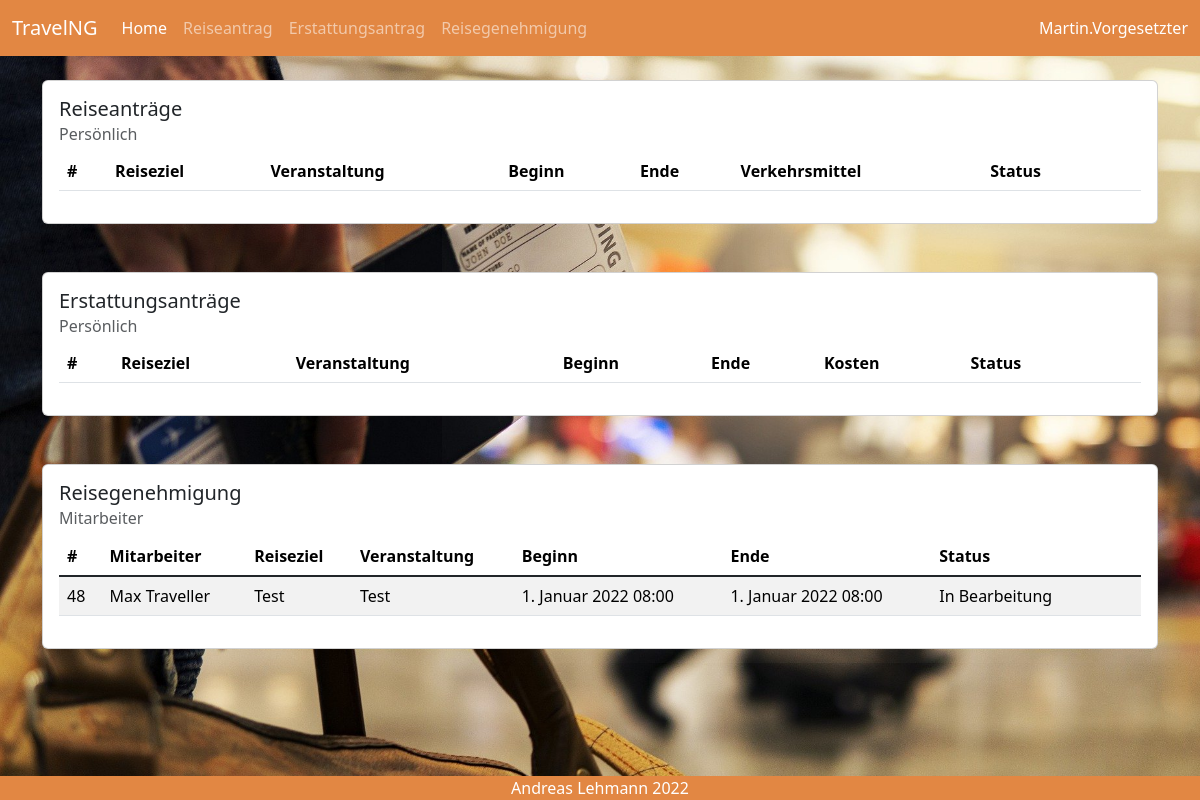
Screenshot of / (signed in) with the database file from the repository.
### travel/models.py (models this page shows, shortened)
class TravelRequest(models.Model):
    STATUS_CHOICES = [('In Bearbeitung', 'In Bearbeitung'),
                      ('Genehmigt', 'Genehmigt'),
                      ]
    username = models.CharField(max_length=50, null=True, blank=False)
    employee = models.CharField(max_length=50, null=True, blank=False)
    supervisor = models.CharField(max_length=50, null=True, blank=False)
    destination = models.CharField(max_length=50, blank=False)
    event = models.CharField(max_length=50, blank=False)
    journey_start = models.DateTimeField(default='01.01.2022 08:00', blank=False)
    journey_end = models.DateTimeField(default='01.01.2022 08:00', blank=False)
    event_start = models.DateTimeField(default='01.01.2022 08:00', blank=False)
    event_end = models.DateTimeField(default='01.01.2022 08:00', blank=False)
    transport = models.ForeignKey(Transport, on_delete=models.SET_NULL, null=True, blank=False)
    cost_center = models.ForeignKey(CostCenter, on_delete=models.SET_NULL, null=True, blank=False)
    status = models.CharField(default='In Bearbeitung', max_length=30, choices=STATUS_CHOICES)
    class Meta:
        permissions = [
            (
                'is_supervisor', 'can access auth page'
            )
        ]

### travel/views.py (the view, shortened to what this page needs)
# urls.py: 2. Add a URL to urlpatterns:  path('', views.home, name='home')
@login_required
def home(request):
    if request.user.get_username() == 'admin':
        print('User is admin')
        travel_requests = TravelRequest.objects.all().order_by('journey_start')
        travel_invoices = TravelInvoice.objects.all().order_by('journey_start')
        return render(request, 'travel/home.html',
                      {'page_title': '', 'travel_requests': travel_requests, 'travel_invoices': travel_invoices})
    elif request.user.has_perm('travel.is_supervisor'):
        print('user is supervisor')
        travel_requests = TravelRequest.objects.filter(username=request.user.get_username()).order_by('journey_start')
        travel_invoices = TravelInvoice.objects.filter(username=request.user.get_username()).order_by('journey_start')
        travel_auth = TravelRequest.objects.filter(status='In Bearbeitung',
                                                   supervisor=request.user.get_username()).order_by('journey_start')
        return render(request, 'travel/home.html',
                      {'page_title': '', 'travel_requests': travel_requests, 'travel_invoices': travel_invoices,
                       'travel_auth': travel_auth})

### templates/travel/home.html (shortened to what this page needs)
{% extends 'travel/base.html' %}
{% load bootstrap5 bootstrap_icons mathfilters %}
{% block content %}
    <div class="container">
        <div class="card" style="width: 100%;">
            <div class="card-body">
                <h5 class="card-title">Reiseanträge</h5>
                <h6 class="card-subtitle mb-2 text-muted">Persönlich</h6>
                <table class="table table-striped table-hover">
                    <thead class="">
                    <tr>
                        <th>#</th>
                        <th>Reiseziel</th>
                        <th>Veranstaltung</th>
                        <th>Beginn</th>
                        <th>Ende</th>
                        <th>Verkehrsmittel</th>
                        <th>Status</th>
                        <th>&nbsp;</th>
                    </tr>
                    </thead>
                </table>
            </div>
        </div>
        <div class="card" style="width: 100%;">
            <div class="card-body">
                <h5 class="card-title">Erstattungsanträge</h5>
                <h6 class="card-subtitle mb-2 text-muted">Persönlich</h6>
                <table class="table table-striped table-hover">
                    <thead class="">
                    <tr>
                        <th>#</th>
                        <th>Reiseziel</th>
                        <th>Veranstaltung</th>
                        <th>Beginn</th>
                        <th>Ende</th>
                        <th>Kosten</th>
                        <th>Status</th>
                        <th>&nbsp;</th>
                    </tr>
                    </thead>
                </table>
            </div>
        </div>
        {% if perms.travel.is_supervisor %}
            <div class="card" style="width: 100%;">
                <div class="card-body">
                    <h5 class="card-title">Reisegenehmigung</h5>
                    <h6 class="card-subtitle mb-2 text-muted">Mitarbeiter</h6>
                    <table class="table table-striped table-hover">
                        <thead class="">
                        <tr>
                            <th>#</th>
                            <th>Mitarbeiter</th>
                            <th>Reiseziel</th>
                            <th>Veranstaltung</th>
                            <th>Beginn</th>
                            <th>Ende</th>
                            <th>Status</th>
                            <th>&nbsp;</th>
                        </tr>
                        </thead>
                        <tbody class="table-group-divider">
                        {% for TravelRequest in travel_auth %}
                            {% if TravelRequest.status == 'In Bearbeitung' %}
                                <tr>
                                    <td>{{ TravelRequest.id }}</td>
                                    <td>{{ TravelRequest.employee }}</td>
                                    <td>{{ TravelRequest.destination }}</td>
                                    <td>{{ TravelRequest.event }}</td>
                                    <td>{{ TravelRequest.journey_start }}</td>
                                    <td>{{ TravelRequest.journey_end }}</td>
                                    <td>{{ TravelRequest.status }}</td>
                                    <td>
                                    </td>
                                </tr>
                            {% endif %}
                        {% endfor %}
                        </tbody>
                    </table>
                </div>
            </div>
        {% endif %}
{% endblock %}

### templates/travel/base.html (shortened to what this page needs)
{% load bootstrap5 bootstrap_icons %}
{% bootstrap_css %}
{% load static %}
<link rel="stylesheet" href="{% static 'bootstrap_icons/css/bootstrap_icons.css' %}">
<!DOCTYPE html>
<html lang="en">
<head>
</head>
<body>
<div class="bg-image" style="background-image: url('{% static 'travel-g774051fb3_1920.jpg' %}');
        height: 100vh;
        background-size: cover;
        background-repeat: no-repeat;
        "
>
    {% block navigation %}
        <nav class="navbar navbar-expand-lg navbar-dark mb-4" style="background-color: #e28743;">
            <div class="container-fluid">
                <a class="navbar-brand" href="#">{% md_icon 'earth' %}TravelNG</a>
                <ul class="navbar-nav me-auto mb-2 mb-lg-0">
                    <li class="nav-item">
                        <a class="nav-link active" aria-current="page"
                           href="{% url 'home' %}">{% bs_icon 'house' %}Home</a>
                    </li>
                    <li class="nav-item">
                        <a class="nav-link"
                           href="{% url 'addTravelRequest' %}">{% bs_icon 'airplane' %}Reiseantrag</a>
                    </li>
                    <li class="nav-item">
                        <a class="nav-link"
                           href="{% url 'travelInvoice' %}">{% bs_icon 'bank' %}Erstattungsantrag</a>
                    </li>
                    {% if perms.travel.is_supervisor %}
                        <li class="nav-item">
                            <a class="nav-link"
                               href="{% url 'travelAuth' %}">{% bs_icon 'bag-check' %}Reisegenehmigung</a>
                        </li>
                    {% endif %}
                </ul>
                <a class="nav-link text-white" href="{% url 'logout' %}">{% bs_icon 'person' %}{{ user.username }}</a>
            </div>
        </nav>
    {% endblock %}
    {% block content %}{% endblock %}
</div>
</body>
{% block footer %}
    <div class="text-center text-white fixed-bottom" style="background-color: #e28743;">{% bs_icon 'c-circle' %}Andreas
        Lehmann 2022
    </div>
{% endblock %}
</html>

### rows the page displays
TravelRequest: id "48", employee "Max Traveller", destination "Test", event "Test", journey_start "1. Januar 2022 08:00", journey_end "1. Januar 2022 08:00", status "In Bearbeitung"

### other values shown
{{ user.username }} "Martin.Vorgesetzter"
